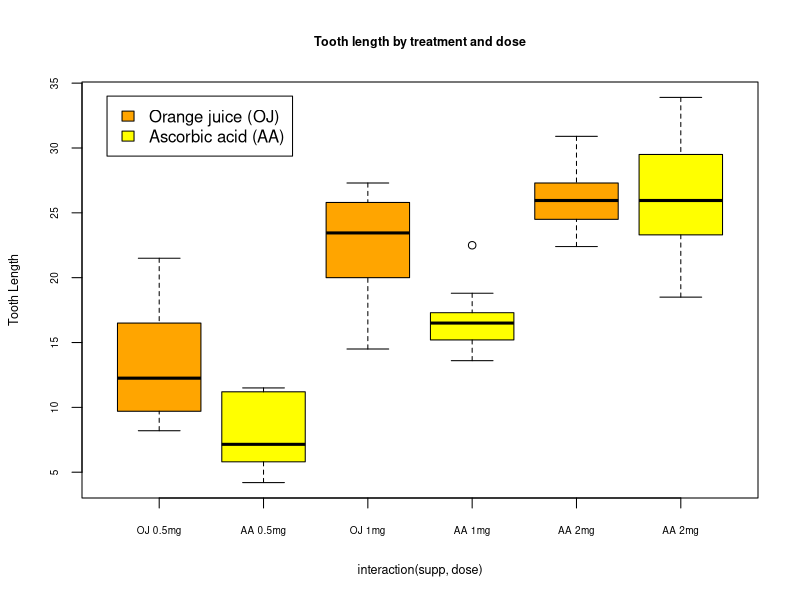

Source code (R):
## ---- chunk 1
data(ToothGrowth)
tg <- ToothGrowth
tg$dose <- as.factor(tg$dose)
boxplot(len~interaction(supp,dose),data=tg,ylab="Tooth Length",
        names=c("OJ 0.5mg","AA 0.5mg","OJ 1mg","AA 1mg","AA 2mg","AA 2mg"),
        main="Tooth length by treatment and dose",col=c("orange", "yellow"),
        cex.axis=.6, cex.main=.75, cex.lab=.75)
legend(0.5, 34, c("Orange juice (OJ)", "Ascorbic acid (AA)"),
       fill = c("orange", "yellow"))
## ---- chunk 2
library(dplyr)
## ---- chunk 3
tg.grouped <- group_by(tg,supp,dose)
summarise(tg.grouped, mean(len), sd(len))
